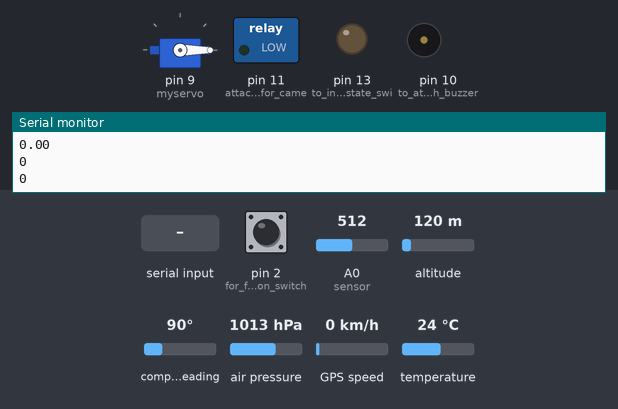
A sketch run on a simulated Arduino Uno, built with avr-gcc and run on an emulated ATmega328P. Parts: servo, switched loads named in the sketch (green lamp = pin HIGH), output pins drawn as LEDs (lit = HIGH), buzzer (waves = sounding, pin HIGH), the last lines printed to the serial monitor. The inputs (shaded band) are chosen by the test bench; at power-on: pin 2 (for_fsw_pushbutton_switch) HIGH, A0 (sensor) = 512, altitude 120 m, compass heading 90°, air pressure 1013 hPa, GPS speed 0 km/h, temperature 24 °C. The GPS gets a fix after 3 s at 37.7749, -122.4194 with 8 satellites.

Above: at 1.2 s.
1.3 s: "90,45\n" received over Serial
At 4.4 s:
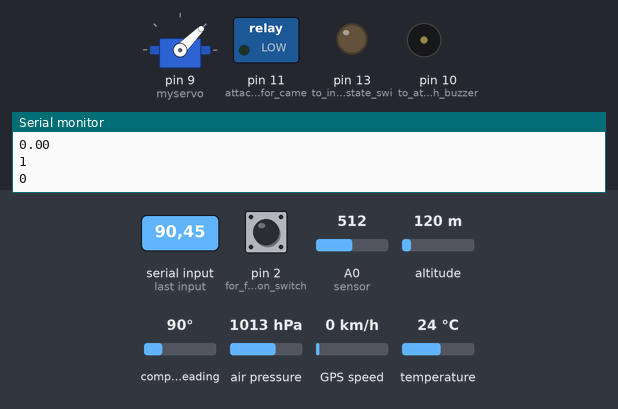
5.5 s: pin 2 (for_fsw_pushbutton_switch) pulled LOW for 3.2 s
At 7.3 s:
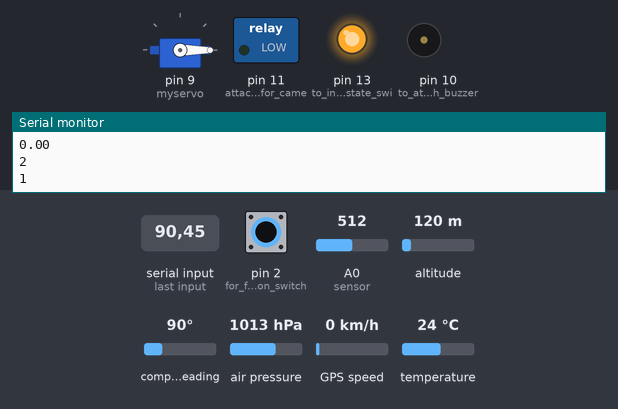
10.2 s: "30,150\n" received over Serial
At 13.0 s:
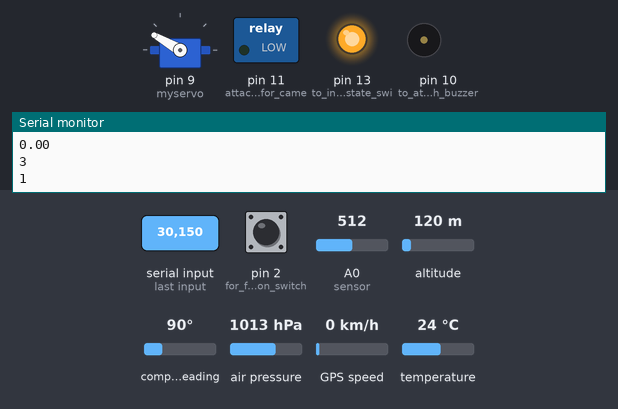
14.4 s: "0\n" received over Serial
At 16.61 s:
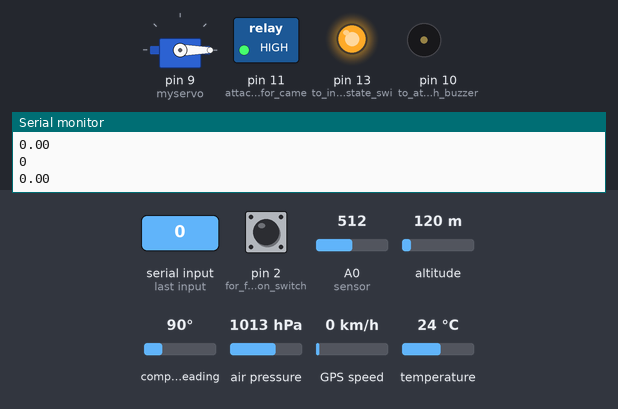
18.3 s: "90\n" received over Serial
At 19.7 s:
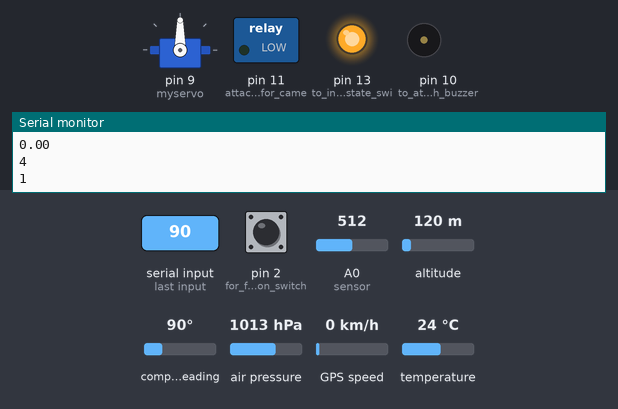
22.5 s: "200\n" received over Serial
At 24.0 s:
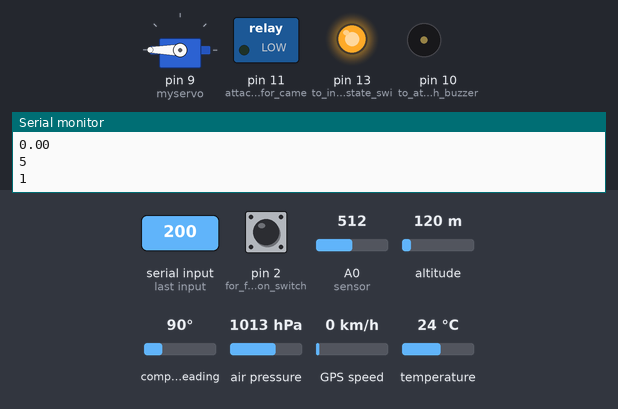
Timing chart, 0 to 27.0 s (numbered marks = the images above; inputs shaded):
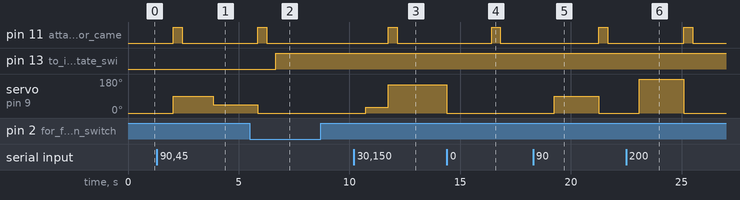

Measured:
- after the input at 1.3 s, pin 11 (attach_the_relay_for_came): LOW → HIGH after 0.74 s, → LOW 0.40 s later; servo on pin 9 (myservo): 0° → 90° after 0.74 s, → 45° 1.8 s later
- after the input at 5.5 s, pin 13 (to_indicate_fsw_state_swi): LOW → HIGH after 1.2 s
- after the input at 10.2 s, pin 11 (attach_the_relay_for_came): LOW → HIGH after 1.6 s, → LOW 0.40 s later; servo on pin 9 (myservo): 0° → 30° after 0.54 s, → 150° 1.0 s later
- after the input at 14.4 s, pin 11 (attach_the_relay_for_came): LOW → HIGH after 2.0 s, → LOW 0.40 s later
- after the input at 18.3 s, pin 11 (attach_the_relay_for_came): LOW → HIGH after 3.0 s, → LOW 0.40 s later; servo on pin 9 (myservo): 0° → 90° after 0.96 s, → 0° 2.0 s later
- after the input at 22.5 s, pin 11 (attach_the_relay_for_came): LOW → HIGH after 2.6 s, → LOW 0.40 s later; servo on pin 9 (myservo): 0° → 180° after 0.59 s, → 0° 2.0 s later

The sketch:

Glider.ino
```cpp
//Team Astral #1274
//CanSat 2016 Burkett, Texas, USA
//Glider Code
//Author(s): Raghav Garg and Amitabh Yadav
//Date: 22-05-2016
//Time: 2238hrs IST

#include <Wire.h>
#include <Adafruit_BMP085.h>
#include <TinyGPS++.h>
#include <SoftwareSerial.h>
#include <Servo.h>

static const int RXPin = 4, TXPin = 3;
static const uint32_t GPSBaud = 9600;

TinyGPSPlus gps;
SoftwareSerial ss(RXPin, TXPin);
Adafruit_BMP085 bmp;
Servo myservo;

//GPS Connections:
// TX of GPS goes to Pin4 on Arduino
// RX of GPS goes to Pin3 on Arduino

//BMP180 connections:
// VCC of the BMP180 sensor to 3.3V (NOT 5.0V!)
// GND to Ground
// SCL to I2C clock - on '168/'328 Arduino Uno/Duemilanove/etc thats Analog 5
// SDA to I2C data - on '168/'328 Arduino Uno/Duemilanove/etc thats Analog 4

//Pitot Tube MPXV7002: Connect to Analog 0

//Variables
int pos = 0;
int fsw = 0;
int alt = 0;
int prealt = 0;
int prealt2 = 0;
int prevalt = 0;
float voltage = 0;
int batvol1 = 9;
int pktcnt = 0; //packet count
int cmdcnt = 0;
double asOffsetV =0.0;
double asVolts=0.0;
double compVOut=0.0;
double dynPress=0.0;
double airSpeed=0.0;
int abc =0;
//Main Code
void setup() {
  Serial.begin(9600);
  ss.begin(GPSBaud);
  pinMode(2, INPUT_PULLUP); //for fsw pushbutton switch
  pinMode(13, OUTPUT);  //to indicate fsw state switching from 0 to 1. LED connected. Pin 19 on Atmega328.
  pinMode(11, OUTPUT);  //attach the relay for camera clicking on this Pin 11
  myservo.attach(9);   //attach servo motor for camera movement
  myservo.write(pos);
  pinMode(10, OUTPUT);   //to attach buzzer
  asOffsetV = analogRead(A0)*0.0047;   //Attach the Pitot Tube sensor to analog pin A0
  if (!bmp.begin())
  {
    Serial.println("Could not find a valid BMP085 sensor, check wiring!");
    while (1) {}
  }
}

void loop() {
  alt = bmp.readAltitude();
  prealt = alt; //to note the ground altitude and use it as a reference for other readings
  prevalt = alt; //to record the highest point reached

   while (1)
  {
    Serial.println("1274");
    //Mission Time is automatically generated from ground station using Matlab
    Serial.println(pktcnt);
    alt = bmp.readAltitude();
    Serial.println(alt); //altitude in meters. Calculate altitude assuming 'standard' barometric pressure of 1013.25 millibar = 101325 Pascal
    Serial.println(bmp.readPressure()); //pressure in pascals
    pitottube();
    Serial.println(bmp.readTemperature()); //temperature in degree celcius
    batteryvoltage(pktcnt);
    if(ss.available() > 0)
    {
      if (gps.encode(ss.read()))
        displayInfo();
        else
        displayInfoAlternate();
    }
    if (Serial.available())
    {
        pos=Serial.parseInt();
        myservo.write(pos);
        if (abc == 0){
        cmdcnt = cmdcnt + 1;
        digitalWrite(11, HIGH);
        delay(400);
        digitalWrite(11, LOW);
        delay(400);
        abc=1 ;
        }
        else
           abc=0;
        if (ss.available() > 0)
        {
          if (gps.encode(ss.read()))
            displayTimeInfo();
         else
            displayTimeInfoAlternate();
        }
        Serial.println(cmdcnt);
    }
    else
    {
      Serial.println("0.00");
      Serial.println(cmdcnt);
    }

    //FSW State operations
    int fswbutton = digitalRead(2); //pushbutton for fsw state switching. FSW state is our bonus objective.
    int prealt1 = prealt + 30;
    if ((fswbutton == LOW) && fsw == 0)
    {
      fsw = 1; //Launch Wait
      digitalWrite(13, HIGH);
    }
    if (alt >= prealt1 && fsw == 1)
    {
      fsw = 2; //Ascent
      digitalWrite(13, LOW);
    }
    if (prevalt >= (alt + 10) && fsw == 2) //if highest point is greater than 10m from the current reading, then deployed
    {
      fsw = 3; //Rocket Deployment
      int prealt2 = prevalt;                //note the highest point in prealt2
    }
    if (prealt2 >= (alt + 80) && fsw == 3) //70m distance is stabilisation phase
    {
      fsw = 4;    //Stabilisation
    }
    if (alt < (prealt + 450) && fsw > 2)
    {
      fsw = 5;  //Separation
    }
    if (alt < (prealt + 400) && fsw >= 3 && fsw < 6)
    {
      fsw = 6; //Descent
      int prealt3 = alt;
    }
    if (alt <= (prealt + 10) && fsw == 6)
    {
      fsw = 7; //Landed
    }
    prevalt = alt;
    Serial.println(fsw);
    pktcnt = pktcnt + 1;
    delay(1000);
    if (fsw==7)
      {
        //stop telemetry
        while(1)
        {
          digitalWrite(10,HIGH);
          delay(100);
          digitalWrite(10,LOW);
          delay(100);
        }
      }
  }
}

void batteryvoltage(int pktcnt)
{
  if (pktcnt <= 300)
  {
    batvol1 = 9;
  }
  else if (pktcnt >= 300 && pktcnt <= 500)
  {
    batvol1 = 8;
  }
  else if (pktcnt >= 500 && pktcnt <= 700)
  {
    batvol1 = 7;
  }
  else
  {
    batvol1 = 6;
  }
  Serial.println(batvol1);  //Battery Voltage
}

void pitottube()
{
  asVolts = analogRead(A0)*0.0047;
  compVOut = asVolts - asOffsetV;
  if (compVOut<0.005)
     compVOut=0.0;
  dynPress = compVOut * 1000;
  airSpeed = sqrt((2*dynPress)/1.225);
  Serial.println(airSpeed);
}

void displayInfoAlternate()
{
  Serial.println("0.00");
  Serial.println("0.00");
  Serial.println("0.00");
  Serial.println("0");
  Serial.println("0.00");
}

void displayTimeInfo()
{
  if (gps.time.isValid())
  {
    Serial.print(gps.time.hour());
    Serial.print(F(":"));
    Serial.print(gps.time.minute());
    Serial.print(F(":"));
    Serial.println(gps.time.second());
  }
  else
  {
    Serial.println(F("0.00"));
  }
}

void displayTimeInfoAlternate()
{
  Serial.println(F("0.00"));
}

void displayInfo()
{
  if (gps.location.isValid())  //Latitude and Logitude
  {
    Serial.println(gps.location.lat(), 6);
    Serial.println(gps.location.lng(), 6);
  }
  else
  {
    Serial.println(F("0.00"));
    Serial.println(F("0.00"));
  }

  if (gps.altitude.isValid())
  {
    Serial.println(gps.altitude.meters());
  }
  else
  {
    Serial.println(F("0.00"));
  }

  if (gps.satellites.isValid())  //Number of Satellites Tracked
  {
    Serial.println(gps.satellites.value());
  }
  else
  {
    Serial.println(F("0.00"));
  }

  if (gps.speed.isValid())  //Speed in meters per second
  {
    Serial.println(gps.speed.mps(), 6);
  }
  else
  {
    Serial.println(F("0.00"));
  }
}
```
